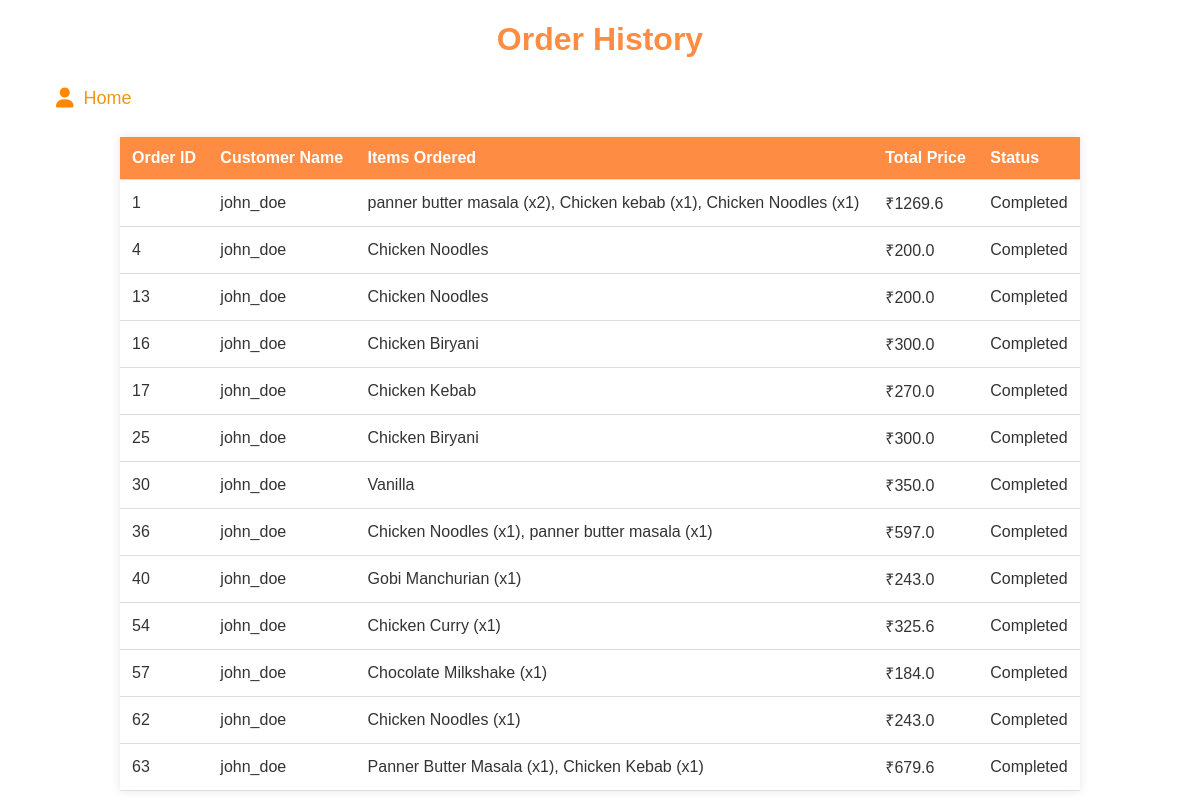
/ordersummary (signed in), run on an earlier commit of the app's database.
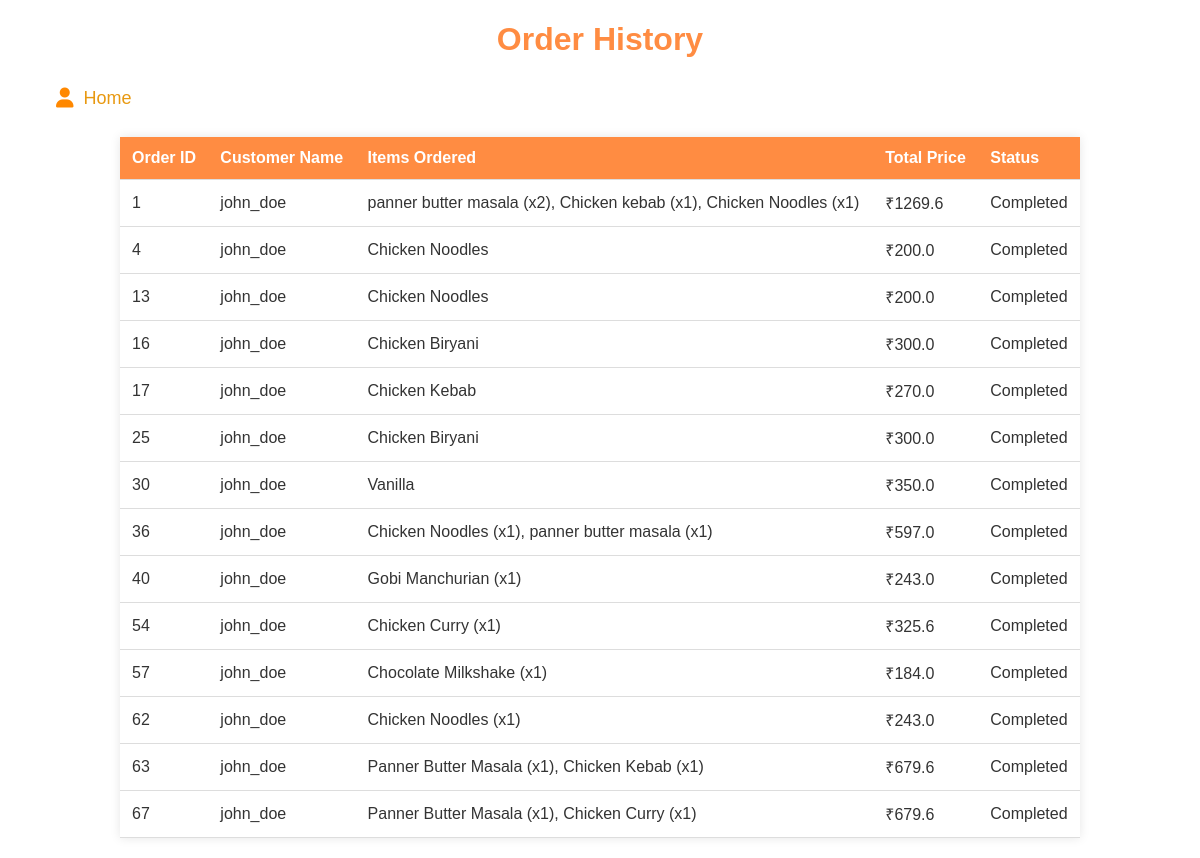
And on a later commit of the database.
### tables this page shows
CREATE TABLE "orders" (
	"id"	INTEGER,
	"items"	TEXT NOT NULL,
	"location"	TEXT NOT NULL,
	"total_price"	REAL NOT NULL,
	"timestamp"	DATETIME DEFAULT CURRENT_TIMESTAMP,
	PRIMARY KEY("id" AUTOINCREMENT)
);

### mergedapp.py (the view)
@app.route('/ordersummary')
def ordersummary():
    conn = get_db_connection()
    name=session["username"]
    print(name)
    cursor = conn.cursor()
    query = '''
        SELECT DISTINCT r.*,o.customerName,ao.status
        FROM orders r
		JOIN Orders_Analysis o on r.id=o.orderID
		JOIN assignedOrders ao on ao.status='Completed'
		WHERE o.customerName= ?
    '''
    orders = cursor.execute(query,(name,)).fetchall()
    conn.close()
    orders_list = [dict(order) for order in orders]
    return render_template('orderhistory.html', orders=orders_list)

### mergedapp.py (called while the page is built)
def get_db_connection():
    conn = sqlite3.connect(DATABASE)  # Timeout to avoid lock
    conn.row_factory = sqlite3.Row
    return conn

### templates/orderhistory.html (shortened to what this page needs)
<!DOCTYPE html>
<html lang="en">
<head>
    <link rel="stylesheet" href="https://cdnjs.cloudflare.com/ajax/libs/font-awesome/6.0.0/css/all.min.css">
</head>
<body>
    <h1>Order History</h1>
    <ul>
        <li><a href="{{ url_for('start') }}"><i class="fa-solid fa-user"></i> Home</a></li>
    </ul>
    {% if orders %}
    <table>
        <thead>
            <tr>
                <th>Order ID</th>
                <th>Customer Name</th>
                <th>Items Ordered</th>
                <th>Total Price</th>
                <th>Status</th>
            </tr>
        </thead>
        <tbody>
            {% for order in orders %}
            <tr>
                <td>{{ order.id }}</td>
                <td>{{ order.customerName }}</td>
                <td>{{ order["items"] }}</td>
                <td>₹{{ order.total_price }}</td>
                <td>{{ order["status"] }}</td>
            </tr>
            {% endfor %}
        </tbody>
    </table>
    {% else %}
    <p class="no-orders">No orders found.</p>
    {% endif %}
</body>
</html>

### templates/orderhistory.html (style rules this page uses)
body { font-family: Arial, sans-serif; background-color: #ffffff; color: #333; margin: 0; padding: 0; }
h1 { text-align: center; color: #ff8c42; }
table { width: 80%; margin: 20px auto; border-collapse: collapse; background-color: #fff; box-shadow: 0 0 10px rgba(0, 0, 0, 0.1); }
th, td { padding: 12px; text-align: left; border-bottom: 1px solid #ddd; }
th { background-color: #ff8c42; color: white; }
li { list-style: none; margin: 10px 0; }
li a { text-decoration: none; color: #e89911; font-size: 18px; display: flex; align-items: center; gap: 10px; padding: 8px 16px; border-radius: 4px; transition: background-color 0.3s, color 0.3s; }
li a i { font-size: 20px; color:#ff8800 }

What changed in the data, as far as the page shows it:
added orders: id "67", customerName "john_doe", items "Panner Butter Masala (x1), Chicken Curry (x1)", total_price "679.6", status "Completed"
